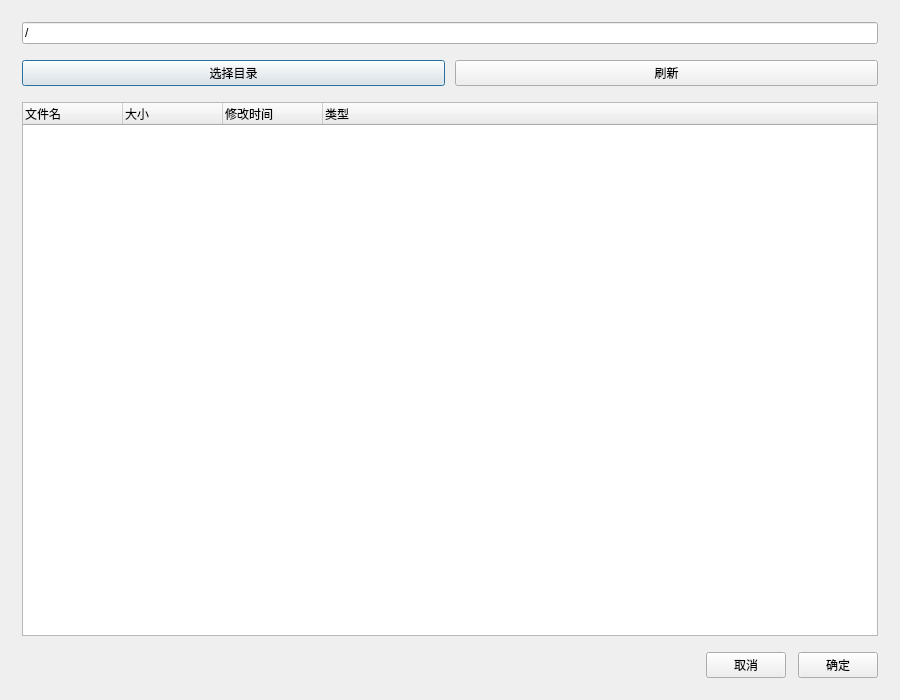
<?xml version="1.0" encoding="UTF-8"?>
<ui version="4.0">
 <class>DirectoryPageDialog</class>
 <widget class="QDialog" name="DirectoryPageDialog">
  <property name="geometry">
   <rect>
    <x>0</x>
    <y>0</y>
    <width>900</width>
    <height>700</height>
   </rect>
  </property>
  <property name="minimumSize">
   <size>
    <width>640</width>
    <height>460</height>
   </size>
  </property>
  <property name="windowTitle">
   <string>新建任务</string>
  </property>
  <layout class="QVBoxLayout" name="verticalLayout">
   <property name="spacing">
    <number>16</number>
   </property>
   <property name="leftMargin">
    <number>22</number>
   </property>
   <property name="topMargin">
    <number>22</number>
   </property>
   <property name="rightMargin">
    <number>22</number>
   </property>
   <property name="bottomMargin">
    <number>22</number>
   </property>
   <item>
    <widget class="QLineEdit" name="pathEdit">
     <property name="readOnly">
      <bool>true</bool>
     </property>
     <property name="text">
      <string>/</string>
     </property>
    </widget>
   </item>
   <item>
    <layout class="QHBoxLayout" name="buttonRow">
     <property name="spacing">
      <number>10</number>
     </property>
     <item>
      <widget class="QPushButton" name="browseButton">
       <property name="text">
        <string>选择目录</string>
       </property>
      </widget>
     </item>
     <item>
      <widget class="QPushButton" name="refreshButton">
       <property name="text">
        <string>刷新</string>
       </property>
      </widget>
     </item>
    </layout>
   </item>
   <item>
    <widget class="QTreeWidget" name="folderTree">
     <column>
      <property name="text">
       <string>文件名</string>
      </property>
     </column>
     <column>
      <property name="text">
       <string>大小</string>
      </property>
     </column>
     <column>
      <property name="text">
       <string>修改时间</string>
      </property>
     </column>
     <column>
      <property name="text">
       <string>类型</string>
      </property>
     </column>
    </widget>
   </item>
   <item>
    <layout class="QHBoxLayout" name="actionRow">
     <property name="spacing">
      <number>12</number>
     </property>
     <item>
      <spacer name="horizontalSpacer">
       <property name="orientation">
        <enum>Qt::Horizontal</enum>
       </property>
       <property name="sizeType">
        <enum>QSizePolicy::Policy::Expanding</enum>
       </property>
       <property name="sizeHint" stdset="0">
        <size>
         <width>40</width>
         <height>20</height>
        </size>
       </property>
      </spacer>
     </item>
     <item>
      <widget class="QPushButton" name="cancelButton">
       <property name="text">
        <string>取消</string>
       </property>
      </widget>
     </item>
     <item>
      <widget class="QPushButton" name="okButton">
       <property name="text">
        <string>确定</string>
       </property>
      </widget>
     </item>
    </layout>
   </item>
  </layout>
 </widget>
 <resources/>
 <connections/>
</ui>
